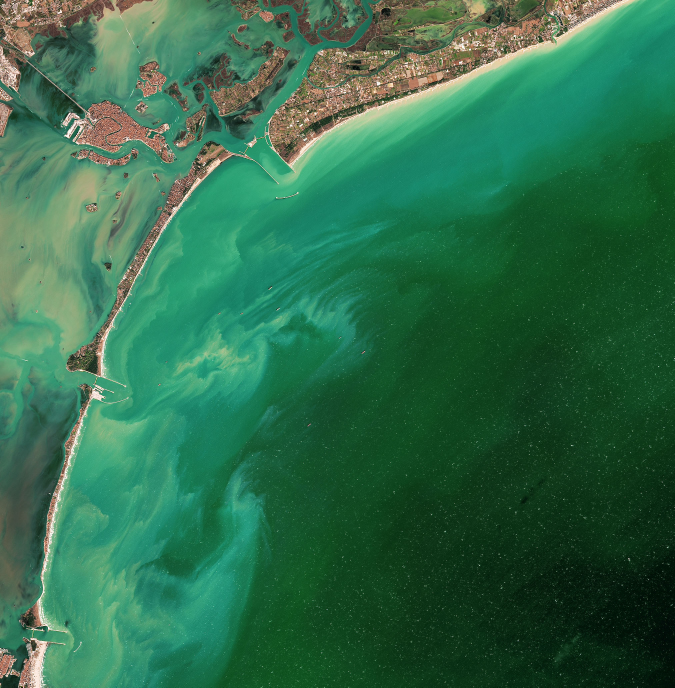
%> input picture Data/Venice Images/venice_oli_2021310_lrg.jpg, 2024 x 2062 px (shown at 1/3 size)
$ octave --eval "setupModule3Quiz;"   (GNU Octave 9; MATLAB toolbox functions it lacks are replaced by stand-ins)
%> lines starting %> are read from the running program, lines starting %| are printed output that depends on the picture
function setupModule3Quiz()
    try
        which("venice_oli_2021310_lrg.jpg");
        loc = which("venice_oli_2021310_lrg.jpg");
        im = imread("venice_oli_2021310_lrg.jpg");
%> im is the input picture: size 2062x2024x3 uint8; mean R, G, B 47.5, 108.4, 74.4
        im = im(1:1200, 1:1200, 1:3);
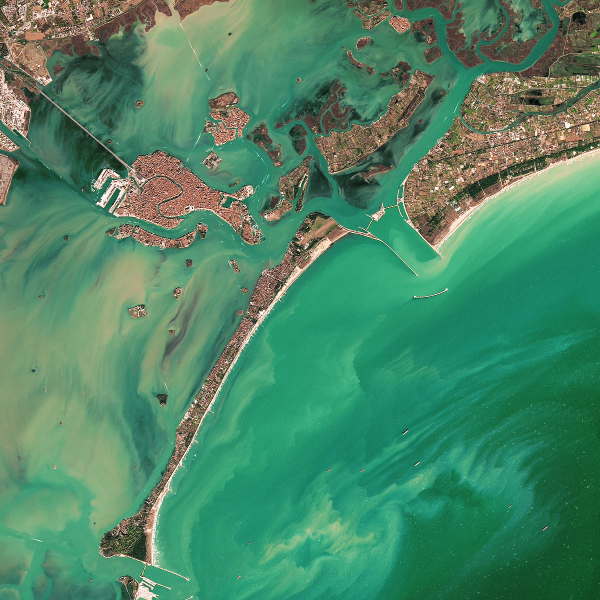
%> im: size 1200x1200x3 uint8 (shown at 1/2 size); mean R, G, B 75.8, 134.5, 102.1
        im = imrotate(im, 20, "crop");
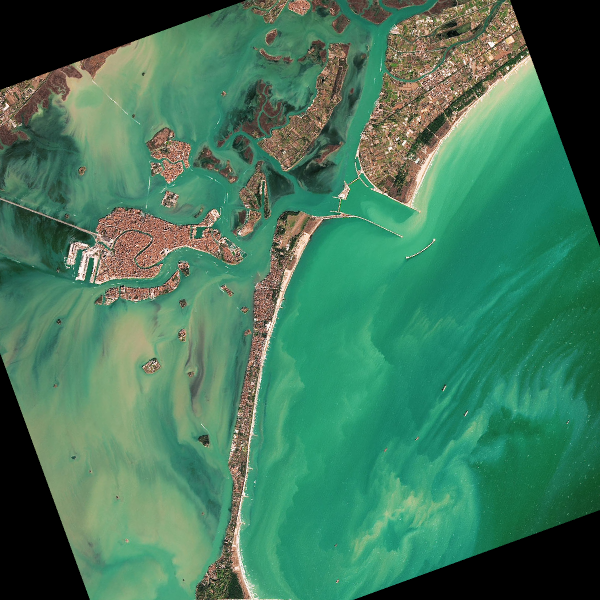
%> im: size 1200x1200x3 uint8 (shown at 1/2 size); mean R, G, B 66.5, 120.6, 91.7
        im = im(150:800, 100:800, 1:3);
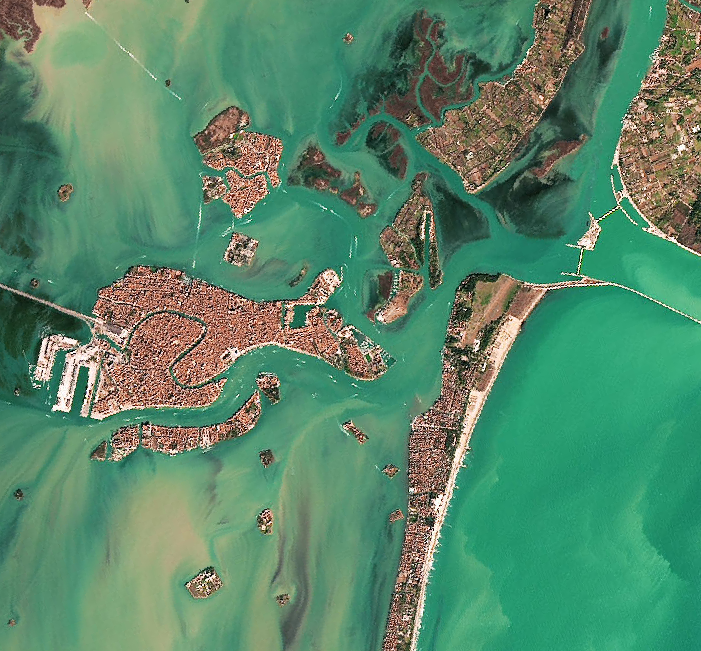
%> im: size 651x701x3 uint8; mean R, G, B 88.2, 135.8, 105.8
        im = imresize(im, 0.5);
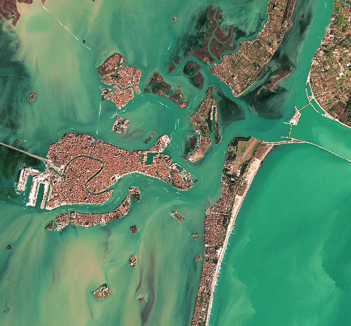
%> im: size 326x351x3 uint8; mean R, G, B 88.2, 135.8, 105.8
        newfile = strcat(loc(1:end-15),"adj.jpg");
        imwrite(im, newfile);
    catch
        disp("Venice images could not be found. Please check that your path is set up correctly to include all course files.")
    end
end

% Copyright 2022 The MathWorks, Inc.

$ run again, with Data/Venice Images/venice_msi_2021308_lrg.jpg copied over Data/Venice Images/venice_oli_2021310_lrg.jpg
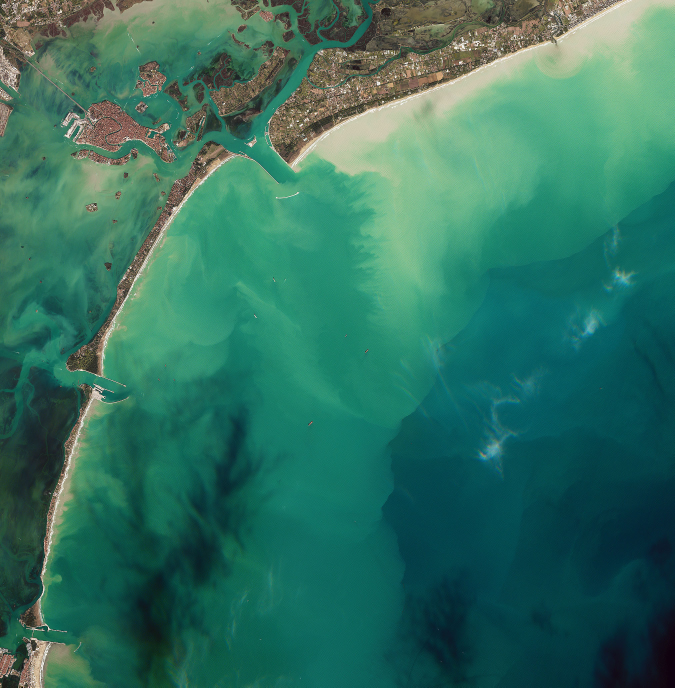
%> input picture Data/Venice Images/venice_msi_2021308_lrg.jpg, 2024 x 2062 px (shown at 1/3 size)
%> in setupModule3Quiz, im is the input picture: size 2062x2024x3 uint8; mean R, G, B 49.9, 113.3, 96.3
%> in setupModule3Quiz, `im = imrotate(im, 20, "crop");`:
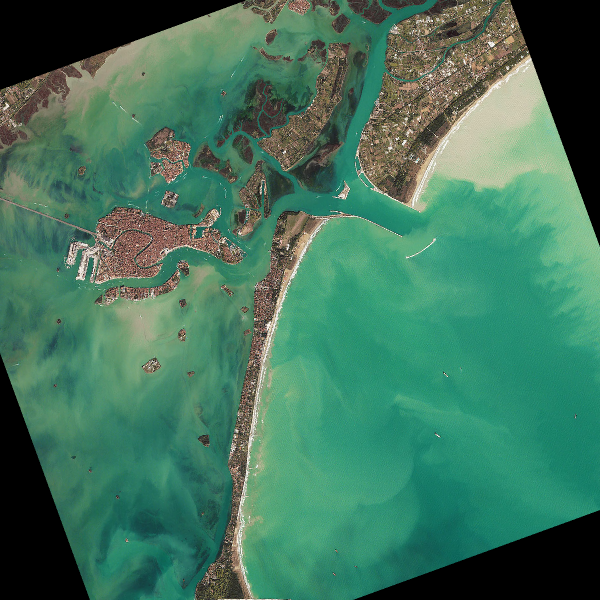
%> im: size 1200x1200x3 uint8 (shown at 1/2 size); mean R, G, B 66, 117.2, 93.2
%> in setupModule3Quiz, `im = imresize(im, 0.5);`:
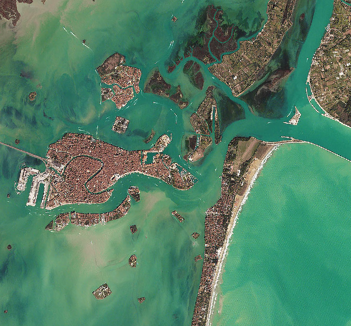
%> im: size 326x351x3 uint8; mean R, G, B 81.1, 126.8, 100.7
